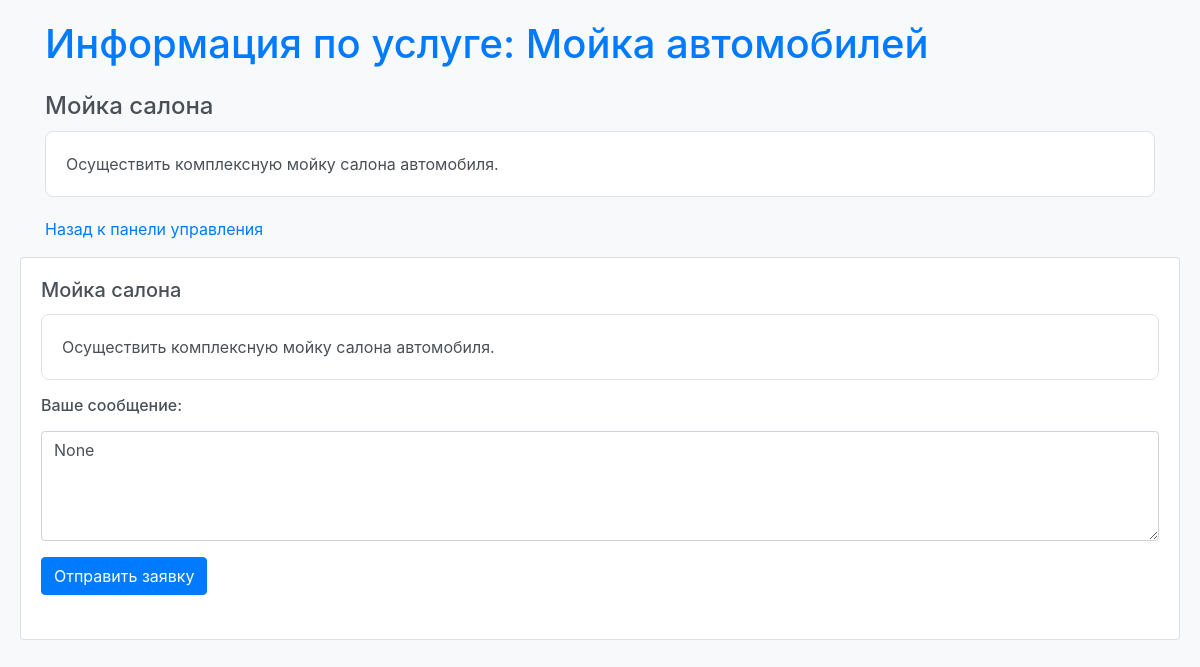
The app's page /subject/4 with its own data.
### main.py (models this page shows)
class Subject(db.Model):
    id = db.Column(db.Integer, primary_key=True)
    name = db.Column(db.String(80), nullable=False)
    teacher = db.Column(db.String(80), nullable=True)  # Добавлено поле для преподавателя

class Assignment(db.Model):
    id = db.Column(db.Integer, primary_key=True)
    title = db.Column(db.String(80), nullable=False)
    content = db.Column(db.Text, nullable=False)
    deadline = db.Column(db.DateTime, nullable=True)
    subject_id = db.Column(db.Integer, db.ForeignKey('subject.id'), nullable=False)
    subject = db.relationship('Subject', backref=db.backref('assignments', lazy=True))
    response = db.Column(db.Text, nullable=True)  # Новое поле для ответов
    messages = db.relationship('Message', backref='assignment', lazy=True)  # Связь с сообщениями

### main.py (the view)
@app.route('/subject/<int:subject_id>')
def subject(subject_id):
    subject = Subject.query.get_or_404(subject_id)
    assignments = subject.assignments
    return render_template('subject.html', subject=subject, assignments=assignments)

### templates/subject.html (shortened to what this page needs)
<!DOCTYPE html>
<html lang="ru">
<head>
    <link rel="stylesheet" href="https://stackpath.bootstrapcdn.com/bootstrap/4.5.2/css/bootstrap.min.css">
</head>
<body>
    <div class="container">
        <h1 class="mb-4">Информация по услуге: {{ subject.name }}</h1>
        <ul>
            {% for assignment in assignments %}
                <li>
                    <h4>{{ assignment.title }}</h4>
                    <div class="assignment-content">
                        {{ assignment.content|safe }}
                    </div>
                </li>
            {% endfor %}
        </ul>
        <p><a href="{{ url_for('dashboard') }}">Назад к панели управления</a></p>
    </div>
{% for assignment in assignments %}
<div class="card mb-4">
    <div class="card-body">
        <h5 class="card-title">{{ assignment.title }}</h5>
        <div class="assignment-content">
            {{ assignment.content|safe }}
        </div>
        <div class="response-form mt-3">
            <h6 class="mb-3">Ваше сообщение:</h6>
            <form method="post" action="{{ url_for('submit_response', assignment_id=assignment.id) }}">
                <div class="form-group">
                    <textarea class="form-control" name="response" rows="4">{{ assignment.response }}</textarea>
                </div>
                <button type="submit" class="btn btn-primary">Отправить заявку</button>
            </form>
        </div>
    </div>
</div>
{% endfor %}
</body>
</html>

### templates/subject.html (style rules this page uses)
body { background-color: #f8f9fa; color: #495057; padding: 20px; }
h1, h2 { color: #007bff; }
ul { list-style-type: none; padding: 0; }
li { margin-bottom: 20px; }
a { color: #007bff; text-decoration: none; }
.assignment-content { background-color: #ffffff; padding: 20px; border: 1px solid #dee2e6; border-radius: 8px; margin-top: 10px; }

### records on screen
Subject: name "Мойка автомобилей"
Assignment: title "Мойка салона", content "Осуществить комплексную мойку салона автомобиля.", response "None"
